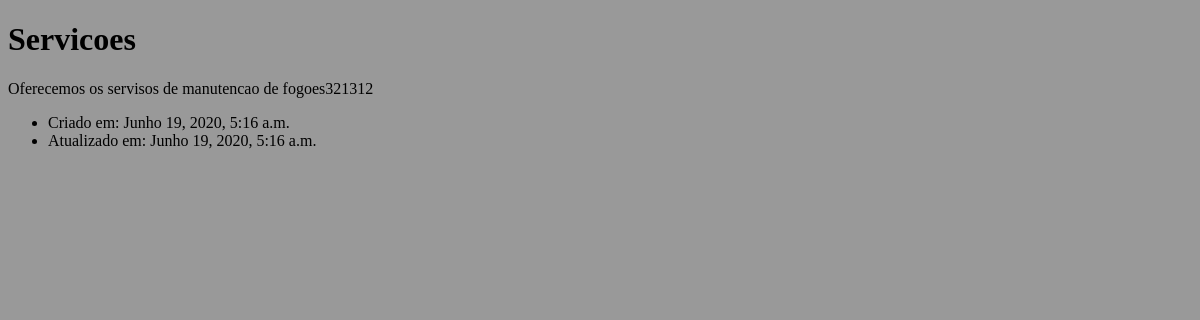
Page /paginas/detalhe/9/ on the earlier database version.
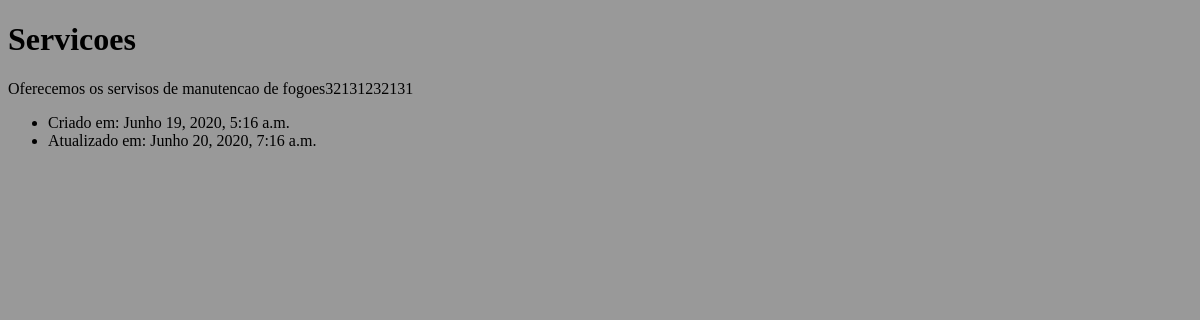
Same page on the later database version.
### paginas/models.py (models this page shows, shortened)
class Paginas(models.Model):
    dono = models.ForeignKey(User, on_delete=models.CASCADE)
    titulo = models.CharField('Titulo', max_length=200)
    conteudo = models.TextField('Conteudo')
    data_criacao = models.DateTimeField(auto_now_add=True)
    data_atualizacao = models.DateTimeField(auto_now=True)
    """
    Implementando mais modelos de paginas...

    """

### paginas/views.py (the view)
# urls.py: path('detalhe/<int:id>/', detalhes),
def detalhes(request, id):
    context = {}
    context['pagina'] = Paginas.objects.get(pk=id)
    return render(request, 'detalhes.html', context=context)

### paginas/templates/detalhes.html
{% extends 'base.html' %}
{% block conteudo %}
   <h1>{{ pagina.titulo }}</h1>
   <p>{{pagina.conteudo}}</p>
   <ul>
       <li>Criado em: {{pagina.data_criacao}}</li>
       <li>Atualizado em: {{pagina.data_atualizacao}}</li>
   </ul>
{% endblock %}

### templates/base.html (shortened to what this page needs)
{% load static %}
<!DOCTYPE html>
<html lang="en">
<head>
</head>
<body>
    {% block conteudo %}
    {% endblock %}
</body>
</html>

Differences in the rows shown:
changed Paginas "Servicoes": conteudo "Oferecemos os servisos de manutencao de fogoes321312" → "Oferecemos os servisos de manutencao de fogoes32131232131"; data_atualizacao "Junho 19, 2020, 5:16 a.m." → "Junho 20, 2020, 7:16 a.m."
